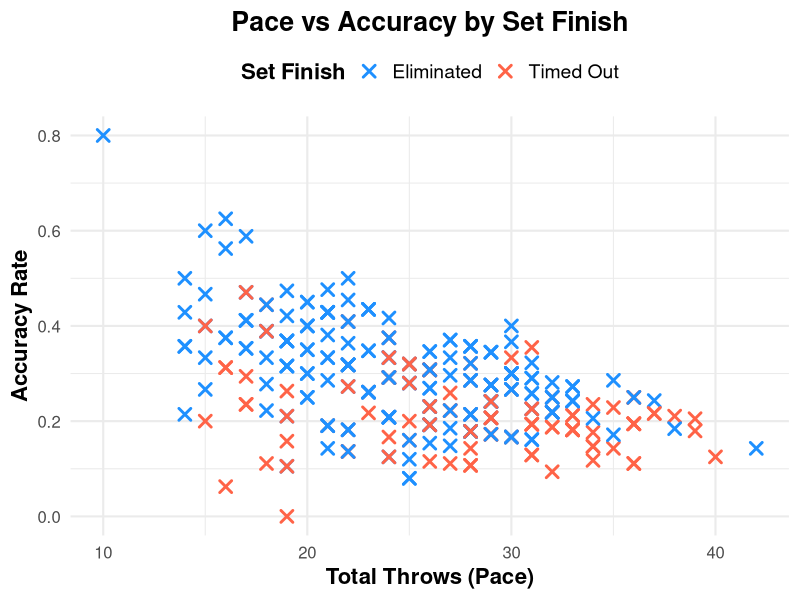

The R source for this figure: (Note: this script raises an error after producing the figure.)
## ---- chunk 1
library(tidyverse)
library(readr)
library(ggplot2)
library(dplyr)
library(tidyr)
library(ggridges)
library(kableExtra)
library(knitr)
## ---- chunk 2
# Read the cleaned dataset from CSV
champ <- read_csv(file = "champion.csv")

# Preview the first few rows of the dataset
head(champ)
## ---- chunk 3
# Display the full dataset in a styled table format using kableExtra
champ %>%
  kbl() %>%                             # Convert data to a basic HTML table
  kable_classic(full_width = FALSE)     # Apply a clean, classic style and limit table width

## ---- chunk 4
# Convert selected variables to character
champ_cat <- champ %>%
  mutate(
    GENDER = as.character(GENDER),
    HALF = as.character(HALF),
    HOME_RESULT = as.character(HOME_RESULT),
    FINISH = as.character(FINISH)
  )

# Create categorical summary
cat_summary <- champ_cat %>%
  select(GENDER, HALF, HOME_RESULT, FINISH) %>%
  pivot_longer(cols = everything(), names_to = "Variable", values_to = "Value") %>%
  group_by(Variable, Value) %>%
  summarise(Frequency = n(), .groups = "drop") %>%
  group_by(Variable) %>%
  mutate(Relative_Frequency = round((Frequency / sum(Frequency)) * 100, 1)) %>%
  rename(Possible_Value = Value) %>%
  select(Variable, Possible_Value, Frequency, Relative_Frequency)

# Display table
cat_summary %>%
  kbl(caption = "Summary of Categorical Variables") %>%
  kable_classic(full_width = F)

## ---- chunk 5
# Select only numeric columns
num_summary <- champ %>%
  select(where(is.numeric)) %>%
  summarise(across(everything(), list(
    Minimum = min,
    Maximum = max,
    Mean = mean,
    Standard_Deviation = sd
  ), na.rm = TRUE)) %>%
  pivot_longer(cols = everything(),
               names_to = c("Variable", ".value"),
               names_sep = "_")

# Show as a formatted table
num_summary %>%
  kbl(caption = "Summary of Numeric Variables", digits = 2) %>%
  kable_classic(full_width = FALSE)

## ---- chunk 6
# Add new calculated variables:
# - Total_Throws: sum of home and away throws
# - Accuracy: ratio of total hits to total throws
# - FINISH: capitalized for consistent labeling
champ <- champ %>%
  mutate(
    Total_Throws = H_THROW + A_THROW,
    Accuracy = (H_HITS + A_HITS) / Total_Throws,
    FINISH = case_when(
      FINISH == "eliminated" ~ "Eliminated",
      FINISH == "timed out" ~ "Timed Out",
      TRUE ~ FINISH
    )
  )

# Scatter plot showing the relationship between Pace and Accuracy,
# differentiated by Set Finish (Eliminated vs Timed Out)
ggplot(champ, aes(x = Total_Throws, y = Accuracy, color = FINISH)) +
  geom_point(shape = 4, size = 3, stroke = 1.5) +  # X-shaped points, larger and bolder
  scale_color_manual(values = c("Eliminated" = "dodgerblue", "Timed Out" = "tomato")) +
  labs(
    title = "Pace vs Accuracy by Set Finish",
    x = "Total Throws (Pace)",
    y = "Accuracy Rate",
    color = "Set Finish"
  ) +
  theme_minimal(base_size = 16) +
  theme(
    plot.title = element_text(face = "bold", hjust = 0.5),
    axis.title.x = element_text(face = "bold", size = 16),
    axis.title.y = element_text(face = "bold", size = 16),
    legend.title = element_text(face = "bold"),
    legend.text = element_text(size = 14),
    axis.text = element_text(size = 12),
    legend.position = "top"
  )

## ---- chunk 7
# Calculate average block percentage between home and away
champ <- champ %>%
  mutate(BLOCK_PCT = (H_BLOCK_PCT_NUM + A_BLOCK_PCT_NUM) / 2)

# Boxplot of Pace (Throws per Minute) by Set Finish
ggplot(champ, aes(x = FINISH, y = PACE, fill = FINISH)) +
  geom_boxplot(width = 0.6, outlier.shape = 21, outlier.fill = "white", outlier.color = "black", outlier.size = 2) +
  scale_fill_manual(values = c("Eliminated" = "dodgerblue", "Timed Out" = "tomato")) +
  labs(
    title = "Pace by Set Finish",
    subtitle = "Distribution of Throws per Minute",
    x = "Set Finish",
    y = "Throws per Minute",
    fill = "Set Finish"
  ) +
  theme_minimal(base_size = 16) +
  theme(
    plot.title = element_text(face = "bold", size = 20, hjust = 0.5),
    plot.subtitle = element_text(size = 14, hjust = 0.5),
    axis.title = element_text(face = "bold", size = 16),
    axis.text = element_text(size = 14),
    legend.position = "none"
  )

# Boxplot of Block Percentage by Set Finish
ggplot(champ, aes(x = FINISH, y = BLOCK_PCT, fill = FINISH)) +
  geom_boxplot(width = 0.6, outlier.shape = 21, outlier.fill = "white", outlier.color = "black", outlier.size = 2) +
  scale_fill_manual(values = c("Eliminated" = "dodgerblue", "Timed Out" = "tomato")) +
  labs(
    title = "Block Percentage by Set Finish",
    subtitle = "Distribution of Defensive Block Success",
    x = "Set Finish",
    y = "Block Percentage (%)",
    fill = "Set Finish"
  ) +
  theme_minimal(base_size = 16) +
  theme(
    plot.title = element_text(face = "bold", size = 20, hjust = 0.5),
    plot.subtitle = element_text(size = 14, hjust = 0.5),
    axis.title = element_text(face = "bold", size = 16),
    axis.text = element_text(size = 14),
    legend.position = "none"
  )
## ---- chunk 8
# Boxplot for Block%
ggplot(champ, aes(x = FINISH, y = BLOCK_PCT, fill = FINISH)) +
  geom_boxplot(width = 0.6, outlier.shape = 21, outlier.fill = "white", outlier.color = "black", outlier.size = 2) +
  scale_fill_manual(values = c("Eliminated" = "dodgerblue", "Timed Out" = "tomato")) +
  labs(
    title = "Block Percentage by Set Finish",
    subtitle = "Distribution of Defensive Block Success",
    x = "Set Finish",
    y = "Block Percentage (%)",
    fill = "Set Finish"
  ) +
  theme_minimal(base_size = 16) +
  theme(
    plot.title = element_text(face = "bold", size = 20, hjust = 0.5),
    plot.subtitle = element_text(size = 14, hjust = 0.5),
    axis.title = element_text(face = "bold", size = 16),
    axis.text = element_text(size = 14),
    legend.position = "none"
  )
## ---- chunk 9
# Prepare Block % variable
champ <- champ %>%
  mutate(BLOCK_PCT = (H_BLOCK_PCT_NUM + A_BLOCK_PCT_NUM) / 2)

# Make sure Set Finish labels are properly capitalized
champ <- champ %>%
  mutate(FINISH = case_when(
    FINISH == "eliminated" ~ "Eliminated",
    FINISH == "timed out" ~ "Timed Out",
    TRUE ~ FINISH
  ))

# Plot
ggplot(champ, aes(x = FINISH, y = BLOCK_PCT, fill = FINISH)) +
  geom_boxplot(width = 0.6, outlier.shape = 21, outlier.fill = "white", outlier.color = "black", outlier.size = 2) +
  facet_wrap(~ GENDER, nrow = 1, labeller = labeller(GENDER = c(F = "Female", M = "Male", Mix = "Mixed"))) +
  scale_fill_manual(values = c("Eliminated" = "dodgerblue", "Timed Out" = "tomato")) +
  labs(
    title = "Block Percentage by Set Finish and Gender",
    x = "Set Finish",
    y = "Block Percentage (%)",
    fill = "Set Finish"
  ) +
  theme_minimal(base_size = 16) +
  theme(
    plot.title = element_text(face = "bold", hjust = 0.5, size = 20),
    axis.title = element_text(face = "bold", size = 16),
    axis.text = element_text(size = 14),
    strip.text = element_text(face = "bold", size = 14),
    legend.position = "none"
  )

## ---- chunk 10
# Density plot of Pace (Throws per Minute) by Set Finish
ggplot(champ, aes(x = PACE, fill = FINISH)) +
  geom_density(alpha = 0.5) +  # Semi-transparent density curve
  scale_fill_manual(values = c("Eliminated" = "dodgerblue", "Timed Out" = "tomato")) +
  labs(
    title = "Pace Distribution by Set Finish",
    x = "Throws per Minute",
    y = "Relative Set Frequency",   # Clearer axis label than just "Density"
    fill = "Set Finish"
  ) +
  theme_minimal(base_size = 16) +
  theme(
    plot.title = element_text(face = "bold", hjust = 0.5),
    axis.title.x = element_text(face = "bold", size = 16, margin = margin(t = 10)),
    axis.title.y = element_text(face = "bold", size = 16, margin = margin(r = 10)),
    axis.text = element_text(size = 14),
    legend.title = element_text(face = "bold"),
    legend.text = element_text(size = 14),
    legend.position = "top"
  )

## ---- chunk 11
# Density plot of Accuracy (%) by Set Finish
ggplot(champ, aes(x = ACCURACY_NUM, fill = FINISH)) +
  geom_density(alpha = 0.5) +  # Semi-transparent density curve
  scale_fill_manual(
    values = c("Eliminated" = "dodgerblue", "Timed Out" = "tomato")
  ) +
  labs(
    title = "Accuracy Distribution by Set Finish",
    x = "Accuracy (%)",
    y = "Relative Set Frequency",  # Same wording as Pace plot for consistency
    fill = "Set Finish"
  ) +
  theme_minimal(base_size = 16) +
  theme(
    plot.title = element_text(face = "bold", hjust = 0.5),
    axis.title.x = element_text(face = "bold", size = 16, margin = margin(t = 10)),
    axis.title.y = element_text(face = "bold", size = 16, margin = margin(r = 10)),
    axis.text = element_text(size = 14),
    legend.title = element_text(face = "bold"),
    legend.text = element_text(size = 14),
    legend.position = "top"
  )

## ---- chunk 12
# Calculate means for each finish group
means <- champ %>%
  group_by(FINISH) %>%
  summarise(mean_pace = mean(PACE, na.rm = TRUE))

# Advanced Ridgeline Plot
ggplot(champ, aes(x = PACE, y = FINISH, fill = FINISH)) +
  geom_density_ridges(
    alpha = 0.6,
    scale = 1.3,
    color = "black",
    size = 0.6,
    rel_min_height = 0.01  # sharper cutoff at base
  ) +
  geom_vline(data = means, aes(xintercept = mean_pace, color = FINISH),
             linetype = "dashed", size = 1) +
  scale_fill_manual(values = c("Eliminated" = "dodgerblue", "Timed Out" = "tomato")) +
  scale_color_manual(values = c("Eliminated" = "dodgerblue", "Timed Out" = "tomato")) +
  labs(
    title = "Pace Distribution by Set Finish",
    subtitle = "Dashed lines show mean throws per minute for each outcome",
    x = "Throws per Minute",
    y = "Set Outcome",
    fill = "Set Finish",
    color = "Set Finish"
  ) +
  theme_minimal(base_size = 18) +
  theme(
    plot.title = element_text(face = "bold", hjust = 0.5, size = 22),
    plot.subtitle = element_text(hjust = 0.5, size = 16, margin = margin(b = 10)),
    axis.title.x = element_text(face = "bold", size = 18),
    axis.title.y = element_text(face = "bold", size = 18),
    axis.text = element_text(size = 14),
    legend.position = "top",
    legend.title = element_text(face = "bold"),
    legend.text = element_text(size = 14),
    panel.grid.major.y = element_blank(),   # clean y grid
    panel.grid.minor = element_blank()
  )

## ---- chunk 13
# Ridgeline plot of Accuracy (%) by Set Finish
ggplot(champ, aes(x = ACCURACY_NUM, y = FINISH, fill = FINISH)) +
  geom_density_ridges(alpha = 0.7, scale = 1.2, color = "black", size = 0.6) +  # Smooth density ridges
  scale_fill_manual(values = c("Eliminated" = "dodgerblue", "Timed Out" = "tomato")) +
  labs(
    title = "Accuracy Distribution by Set Finish",
    x = "Accuracy (%)",
    y = "Set Outcome",
    fill = "Set Finish"
  ) +
  theme_minimal(base_size = 18) +
  theme(
    plot.title = element_text(face = "bold", hjust = 0.5),
    axis.title = element_text(face = "bold"),
    legend.position = "top",
    legend.title = element_text(face = "bold")
  )
## ---- chunk 14
# Ridgeline plot of Block Percentage (%) by Set Finish
ggplot(champ, aes(x = AVG_BLOCK_PCT, y = FINISH, fill = FINISH)) +
  geom_density_ridges(alpha = 0.7, scale = 1.2, color = "black", size = 0.6) +  # Smooth density ridges
  scale_fill_manual(values = c("Eliminated" = "dodgerblue", "Timed Out" = "tomato")) +
  labs(
    title = "Block Percentage Distribution by Set Finish",
    x = "Block Percentage (%)",
    y = "Set Outcome",
    fill = "Set Finish"
  ) +
  theme_minimal(base_size = 18) +
  theme(
    plot.title = element_text(face = "bold", hjust = 0.5),
    axis.title = element_text(face = "bold"),
    legend.position = "top",
    legend.title = element_text(face = "bold")
  )
## ---- chunk 15
# Ridgeline plot of Catch Percentage (%) by Set Finish
ggplot(champ, aes(x = AVG_CATCH_PCT, y = FINISH, fill = FINISH)) +
  geom_density_ridges(alpha = 0.7, scale = 1.2, color = "black", size = 0.6) +  # Smooth density ridges
  scale_fill_manual(values = c("Eliminated" = "dodgerblue", "Timed Out" = "tomato")) +
  labs(
    title = "Catch Percentage Distribution by Set Finish",
    x = "Catch Percentage (%)",
    y = "Set Outcome",
    fill = "Set Finish"
  ) +
  theme_minimal(base_size = 18) +
  theme(
    plot.title = element_text(face = "bold", hjust = 0.5),
    axis.title = element_text(face = "bold"),
    legend.position = "top",
    legend.title = element_text(face = "bold")
  )
## ---- chunk 16
# Ensure FINISH is capitalized
champ <- champ %>%
  mutate(FINISH = case_when(
    FINISH == "eliminated" ~ "Eliminated",
    FINISH == "timed out" ~ "Timed Out",
    TRUE ~ FINISH
  ))

# Summarize Defense Stats
defense_summary <- champ %>%
  group_by(FINISH) %>%
  summarise(
    Block = mean(AVG_BLOCK_PCT, na.rm = TRUE),
    Catch = mean(AVG_CATCH_PCT, na.rm = TRUE),
    .groups = "drop"
  ) %>%
  pivot_longer(cols = c(Block, Catch), names_to = "Defense_Type", values_to = "Percentage")

# Professional Barplot
ggplot(defense_summary, aes(x = Defense_Type, y = Percentage, fill = FINISH)) +
  geom_col(position = position_dodge(width = 0.6), width = 0.5, color = "black") +
  geom_text(aes(label = paste0(round(Percentage, 1), "%")),
            position = position_dodge(width = 0.6), vjust = -0.8, size = 5, fontface = "bold") +
  scale_fill_manual(values = c("Eliminated" = "dodgerblue", "Timed Out" = "tomato")) +
  labs(
    title = "Comparison of Average Defensive Actions by Set Finish",
    subtitle = "Block and Catch Rates (%) between Eliminated and Timed Out Sets",
    x = "Defense Type",
    y = "Average Percentage (%)",
    fill = "Set Finish"
  ) +
  theme_minimal(base_size = 18) +
  theme(
    plot.title = element_text(face = "bold", hjust = 0.5, size = 22),
    plot.subtitle = element_text(hjust = 0.5, size = 16, margin = margin(b = 10)),
    axis.title.x = element_text(face = "bold", size = 16, margin = margin(t = 10)),
    axis.title.y = element_text(face = "bold", size = 16, margin = margin(r = 10)),
    axis.text.x = element_text(size = 14),
    axis.text.y = element_text(size = 14),
    legend.position = "top",
    legend.title = element_text(face = "bold"),
    legend.text = element_text(size = 14)
  )
